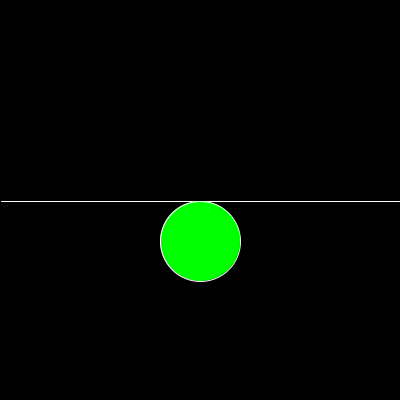
Frame 1 (no input)
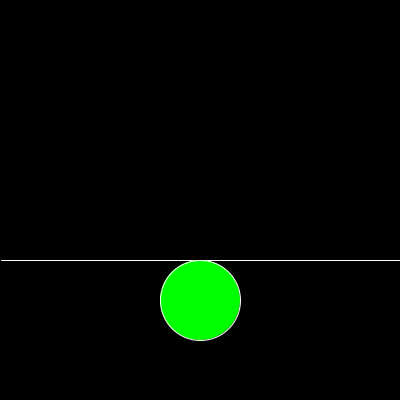
Frame 60 (the mouse pressed at the canvas centre just before this capture)
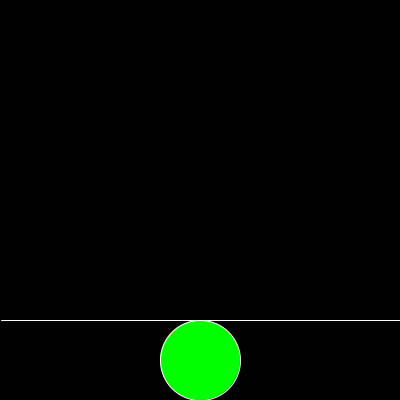
Frame 120 (the mouse held since frame 60 and released just before this capture)

The Processing sketch that drew these frames (run headless with seeded random() and noise(); from frame 60 on, the mouse is pressed at the canvas centre):

// Processing sketch: Ejercicio_19
// ── Ejercicio_19.pde
int linea;
int esfera = 1;

void setup() {
  size(400, 400);
  linea = 200;
}

void draw() {
  background(1);
  
  for (int v = 0; v < 1; v++){
    linea = linea + esfera;
  }
  if (linea >= height || linea<= 0){
    esfera = esfera * -1;
  }
  println(linea);
  
  stroke(255);
  fill(0,255,0);
  line(esfera, linea, width, linea);
  ellipse(width/2 , linea + 40,80,80);
}
